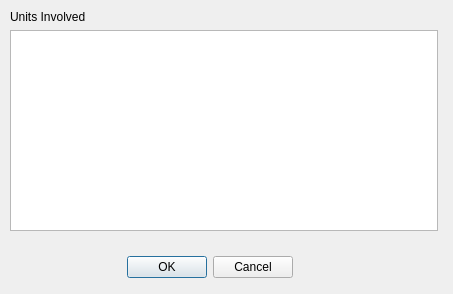
<?xml version="1.0" encoding="UTF-8"?>
<ui version="4.0">
 <class>LimitInputWindow</class>
 <widget class="QDialog" name="LimitInputWindow">
  <property name="geometry">
   <rect>
    <x>0</x>
    <y>0</y>
    <width>453</width>
    <height>294</height>
   </rect>
  </property>
  <property name="windowTitle">
   <string>Dialog</string>
  </property>
  <property name="sizeGripEnabled">
   <bool>false</bool>
  </property>
  <property name="modal">
   <bool>true</bool>
  </property>
  <widget class="QDialogButtonBox" name="buttonBox">
   <property name="geometry">
    <rect>
     <x>20</x>
     <y>250</y>
     <width>379</width>
     <height>34</height>
    </rect>
   </property>
   <property name="focusPolicy">
    <enum>Qt::TabFocus</enum>
   </property>
   <property name="orientation">
    <enum>Qt::Horizontal</enum>
   </property>
   <property name="standardButtons">
    <set>QDialogButtonBox::Cancel|QDialogButtonBox::Ok</set>
   </property>
   <property name="centerButtons">
    <bool>true</bool>
   </property>
  </widget>
  <widget class="QWidget" name="verticalLayoutWidget">
   <property name="geometry">
    <rect>
     <x>10</x>
     <y>10</y>
     <width>428</width>
     <height>221</height>
    </rect>
   </property>
   <layout class="QVBoxLayout" name="verticalLayout">
    <item>
     <layout class="QFormLayout" name="formLayout">
      <item row="0" column="1">
       <widget class="UnitSelector" name="unitSelector" native="true">
        <property name="minimumSize">
         <size>
          <width>330</width>
          <height>0</height>
         </size>
        </property>
       </widget>
      </item>
      <item row="0" column="0">
       <widget class="QLabel" name="label">
        <property name="text">
         <string>Units Involved</string>
        </property>
       </widget>
      </item>
     </layout>
    </item>
    <item>
     <widget class="QListWidget" name="equationsBox">
      <property name="selectionRectVisible">
       <bool>true</bool>
      </property>
     </widget>
    </item>
   </layout>
  </widget>
 </widget>
 <customwidgets>
  <customwidget>
   <class>UnitSelector</class>
   <extends>QWidget</extends>
   <header location="global">UnitSelector</header>
   <container>1</container>
  </customwidget>
 </customwidgets>
 <resources/>
 <connections>
  <connection>
   <sender>buttonBox</sender>
   <signal>accepted()</signal>
   <receiver>LimitInputWindow</receiver>
   <slot>accept()</slot>
   <hints>
    <hint type="sourcelabel">
     <x>238</x>
     <y>214</y>
    </hint>
    <hint type="destinationlabel">
     <x>157</x>
     <y>244</y>
    </hint>
   </hints>
  </connection>
  <connection>
   <sender>buttonBox</sender>
   <signal>rejected()</signal>
   <receiver>LimitInputWindow</receiver>
   <slot>reject()</slot>
   <hints>
    <hint type="sourcelabel">
     <x>306</x>
     <y>220</y>
    </hint>
    <hint type="destinationlabel">
     <x>286</x>
     <y>244</y>
    </hint>
   </hints>
  </connection>
 </connections>
</ui>
